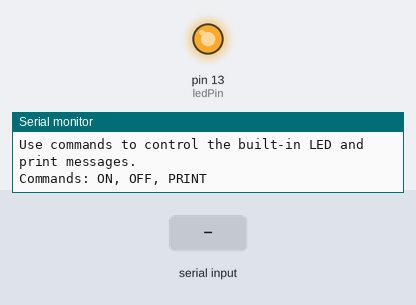
This sketch was run on a simulated Arduino Uno, built with avr-gcc and run on an emulated ATmega328P. Shown: output pins drawn as LEDs (lit = HIGH), the last lines printed to the serial monitor. The test bench sets the inputs (shaded band).

Above: at 1.2 s.
1.3 s: "OFF\n" received over Serial
At 2.5 s:
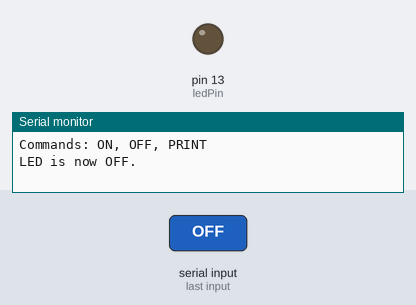
2.8 s: "ON\n" received over Serial
At 3.7 s:
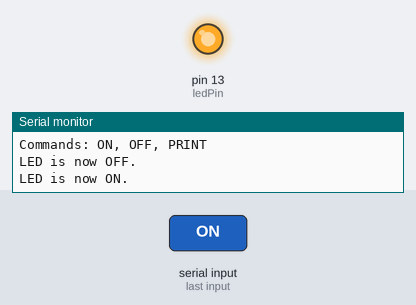
Timing chart, 0 to 5.8 s (numbered marks = the images above; inputs shaded):
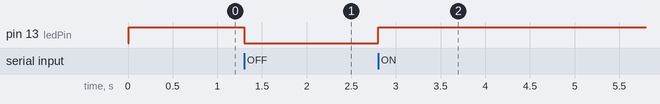

Measured:
- after the input at 1.3 s, pin 13 (ledPin): HIGH → LOW at once
- after the input at 2.8 s, pin 13 (ledPin): LOW → HIGH at once

The sketch:

teensyCommunicationTester.ino
```cpp
// Define the built-in LED pin (for Teensy 4.1, it's usually pin 13)
const int ledPin = 13;

void setup() {
  // Start serial communication
  Serial.begin(115200);

    // Initialize the built-in LED pin as an output
  pinMode(ledPin, OUTPUT);

  // Print a welcome message
  Serial.println("Teensy 4.1 Command Receiver Initialized.");
  Serial.println("Use commands to control the built-in LED and print messages.");
  Serial.println("Commands: ON, OFF, PRINT");
  digitalWrite(ledPin, HIGH);
}

void loop() {
  // Check if data is available to read from serial monitor
  if (Serial.available() > 0) {
    // Read the incoming data (command) as a string
    String command = Serial.readStringUntil('\n');

    // Clean up the string (remove trailing newline)
    command.trim();

    // Check which command was received and perform the corresponding action
    if (command == "ON") {
      digitalWrite(ledPin, HIGH);  // Turn the LED on
      Serial.println("LED is now ON.");
    }
    else if (command == "OFF") {
      digitalWrite(ledPin, LOW);   // Turn the LED off
      Serial.println("LED is now OFF.");
    }
    else if (command == "PRINT") {
      // Send a serial message
      Serial.println("This is a message from Teensy 4.1!");
    }
    else {
      Serial.println("Unknown command. Try 'ON', 'OFF', or 'PRINT'.");
    }
  }
}
```
